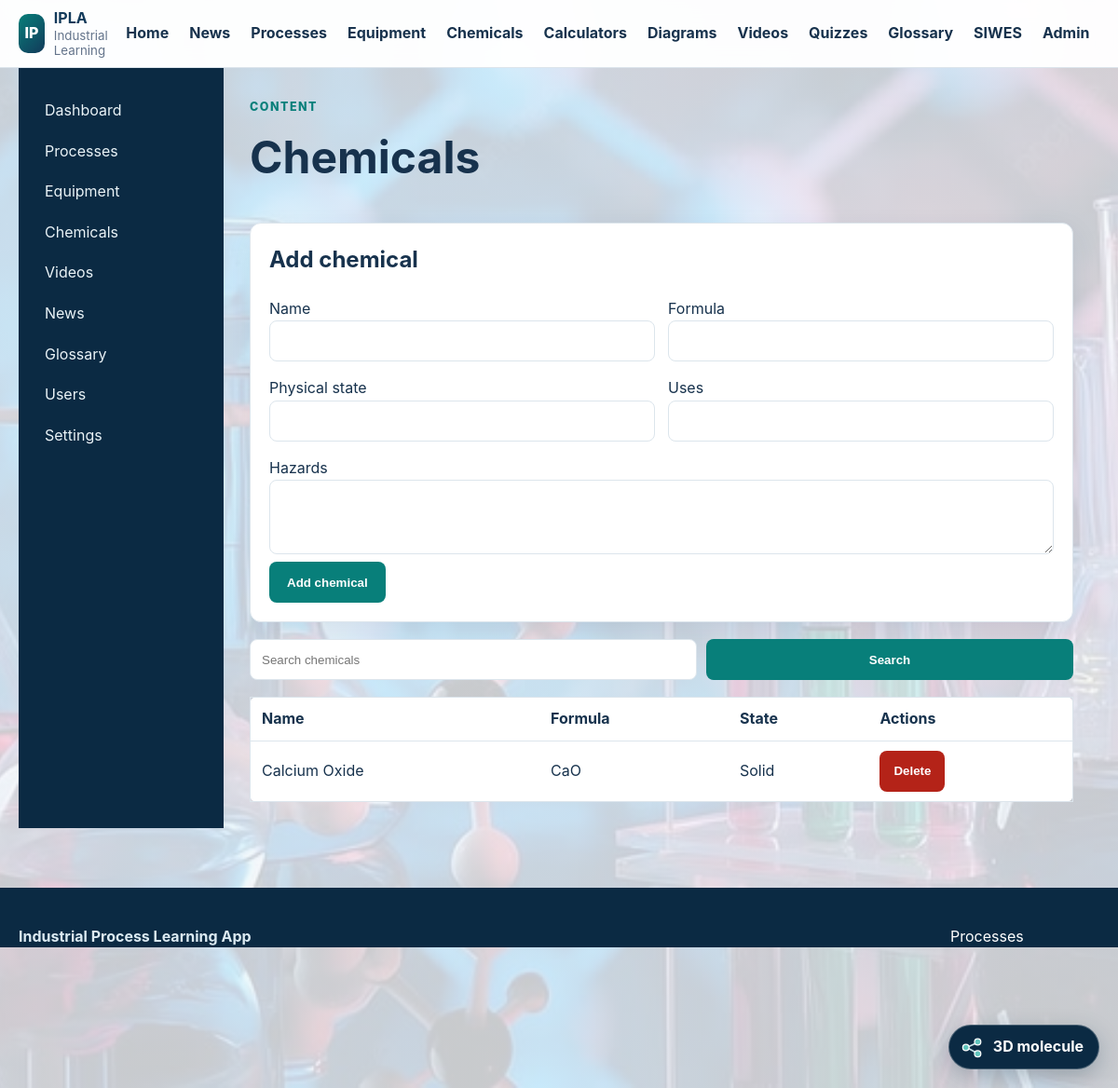
Screenshot of /admin/chemicals/index.php (signed in) with the database file from the repository.
### tables this page shows
CREATE TABLE chemicals (
    id BIGINT UNSIGNED AUTO_INCREMENT PRIMARY KEY,
    name VARCHAR(150) NOT NULL UNIQUE,
    chemical_formula VARCHAR(100) NULL,
    cas_number VARCHAR(50) NULL,
    physical_state VARCHAR(50) NULL,
    properties TEXT NULL,
    uses TEXT NULL,
    hazards TEXT NULL,
    storage_methods TEXT NULL,
    safety_information TEXT NULL,
    image VARCHAR(255) NULL,
    created_at TIMESTAMP NOT NULL DEFAULT CURRENT_TIMESTAMP,
    updated_at TIMESTAMP NOT NULL DEFAULT CURRENT_TIMESTAMP ON UPDATE CURRENT_TIMESTAMP
);

### config/functions.php (called while the page is built, shortened)
<?php
function e(?string $value): string
{
    return htmlspecialchars($value ?? '', ENT_QUOTES | ENT_SUBSTITUTE, 'UTF-8');
}

### admin/chemicals/index.php (the view, shortened to what this page needs)
<?php
require_once dirname(__DIR__,2).'/config/database.php';
require_once dirname(__DIR__,2).'/config/functions.php';
$search=trim((string)($_GET['q']??''));$sql='SELECT * FROM chemicals';$params=[];if($search){$sql.=' WHERE name LIKE ? OR chemical_formula LIKE ?';$params[]='%'.$search.'%';$params[]='%'.$search.'%';}$sql.=' ORDER BY name';$s=$pdo->prepare($sql);$s->execute($params);$rows=$s->fetchAll();
$pageTitle='Manage Chemicals';$isAdmin=true;require dirname(__DIR__,2).'/includes/header.php';require dirname(__DIR__,2).'/includes/admin_layout.php';
?>
<header class="module-heading"><div><span class="section-kicker">Content</span><h1>Chemicals</h1></div></header>
<section class="card admin-form-card"><div class="card-body"><h2>Add chemical</h2><form method="post"><input type="hidden" name="csrf_token" value="<?=e(csrf_token())?>"><input type="hidden" name="action" value="save"><div class="form-grid"><div class="form-group"><label>Name</label><input class="form-control" name="name" maxlength="150" required></div><div class="form-group"><label>Formula</label><input class="form-control" name="chemical_formula" maxlength="100"></div></div><div class="form-grid"><div class="form-group"><label>Physical state</label><input class="form-control" name="physical_state" maxlength="50"></div><div class="form-group"><label>Uses</label><input class="form-control" name="uses"></div></div><div class="form-group"><label>Hazards</label><textarea class="form-control" name="hazards" rows="4"></textarea></div><button class="button button-primary">Add chemical</button></form></div></section>
<form class="admin-search" method="get"><input class="form-control" name="q" value="<?=e($search)?>" placeholder="Search chemicals"><button class="button button-primary">Search</button></form>
<div class="admin-table-wrap"><table class="data-table"><thead><tr><th>Name</th><th>Formula</th><th>State</th><th>Actions</th></tr></thead><tbody><?php foreach($rows as $row):?><tr><td><?=e($row['name'])?></td><td><?=e($row['chemical_formula']?:'-')?></td><td><?=e($row['physical_state']?:'-')?></td><td><form method="post" onsubmit="return confirm('Delete this chemical record?')"><input type="hidden" name="csrf_token" value="<?=e(csrf_token())?>"><input type="hidden" name="action" value="delete"><input type="hidden" name="id" value="<?=$row['id']?>"><button class="button button-danger button-small">Delete</button></form></td></tr><?php endforeach;?></tbody></table></div>
<?php require dirname(__DIR__,2).'/includes/admin_layout_end.php';require dirname(__DIR__,2).'/includes/footer.php';?>

### assets/css/style.css (style rules this page uses)
:root { --navy: #123a5a; --navy-dark: #0b2a43; --teal: #087f7a; --orange: #e6a23c; --sky: #dcecf4; --ink: #17324d; --muted: #64748b; --surface: #ffffff; --background: #f4f7fa; --border: #dce5ec; --success: #1e7e34; --danger: #b42318; --shadow: 0 12px 32px rgba(18, 58, 90, 0.09); --radius: 12px; }
* { box-sizing: border-box; }
html { scroll-behavior: smooth; }
body { margin: 0; font-family: Inter, "Segoe UI", Arial, sans-serif; color: var(--ink); background-color: var(--background); background-image: linear-gradient(rgba(244,247,250,.82), rgba(244,247,250,.82)), var(--page-background-image, url("../images/industrial-chemistry-background.svg")); background-position: center top; background-repeat: no-repeat; background-size: cover; background-attachment: fixed; line-height: 1.6; }
.page-background-2 { --page-background-image: url("../../images/d.jpeg"); }

### assets/css/components.css (style rules this page uses)
.button { display: inline-flex; align-items: center; justify-content: center; min-height: 44px; padding: 10px 18px; border-radius: 8px; border: 1px solid transparent; font-weight: 750; cursor: pointer; }
.button-primary { color: white !important; background: var(--teal); }
.button-small { min-height: 38px; padding: 7px 14px; }
.card { border: 1px solid var(--border); border-radius: var(--radius); background: var(--surface); box-shadow: var(--shadow); }
.card-body { padding: 20px; }
.form-control { width: 100%; min-height: 44px; padding: 9px 12px; border: 1px solid var(--border); border-radius: 8px; color: var(--ink); background: white; }
.hero-kicker, .section-kicker { text-transform: uppercase; letter-spacing: .12em; font-size: .78rem; font-weight: 800; }
.section-kicker { color: var(--teal); }
.module-heading { display: flex; align-items: end; justify-content: space-between; gap: 20px; margin-bottom: 24px; }
.module-heading h1 { margin: 5px 0 8px; font-size: clamp(2rem, 4vw, 3rem); }
.data-table { border: 1px solid var(--border); border-radius: 8px; }
.form-grid { display: grid; grid-template-columns: repeat(2,minmax(0,1fr)); gap: 14px; margin-bottom: 16px; }

### assets/css/admin.css (style rules this page uses)
.data-table { width: 100%; border-collapse: collapse; background: white; }
.data-table th, .data-table td { padding: 10px 12px; border-bottom: 1px solid var(--border); text-align: left; }
.admin-content h1 { margin-top: 4px; }
.admin-content .module-heading { align-items: center; }
.admin-search { display: grid; grid-template-columns: minmax(220px,480px) auto; gap: 10px; margin-bottom: 18px; }
.admin-form-card { margin-bottom: 18px; }
.admin-form-card h2 { margin-top: 0; }
.admin-table-wrap { overflow-x: auto; }
.button-danger { color: white !important; background: var(--danger); }

### assets/css/responsive-improvements.css (style rules this page uses)
:root { --tap-target: 44px; }
html, body { max-width: 100%; overflow-x: hidden; }
body { -webkit-text-size-adjust: 100%; }
textarea, select, input, button { max-width: 100%; }
.button, .nav-toggle, .admin-actions button, .admin-actions select { min-height: var(--tap-target); }
.admin-table-wrap, .table-wrap, .siwes-table-wrap { width: 100%; max-width: 100%; overflow-x: auto; -webkit-overflow-scrolling: touch; }
.admin-table-wrap .data-table, .table-wrap .data-table, .siwes-table { min-width: 640px; }
.data-table th, .data-table td, .siwes-table th, .siwes-table td { overflow-wrap: anywhere; }

### rows the page displays
chemicals: name "Calcium Oxide", chemical_formula "CaO", physical_state "Solid"

### other values shown
IPLA_APP_SHORT_NAME "IPLA"
IPLA_APP_NAME "Industrial Process Learning App"
